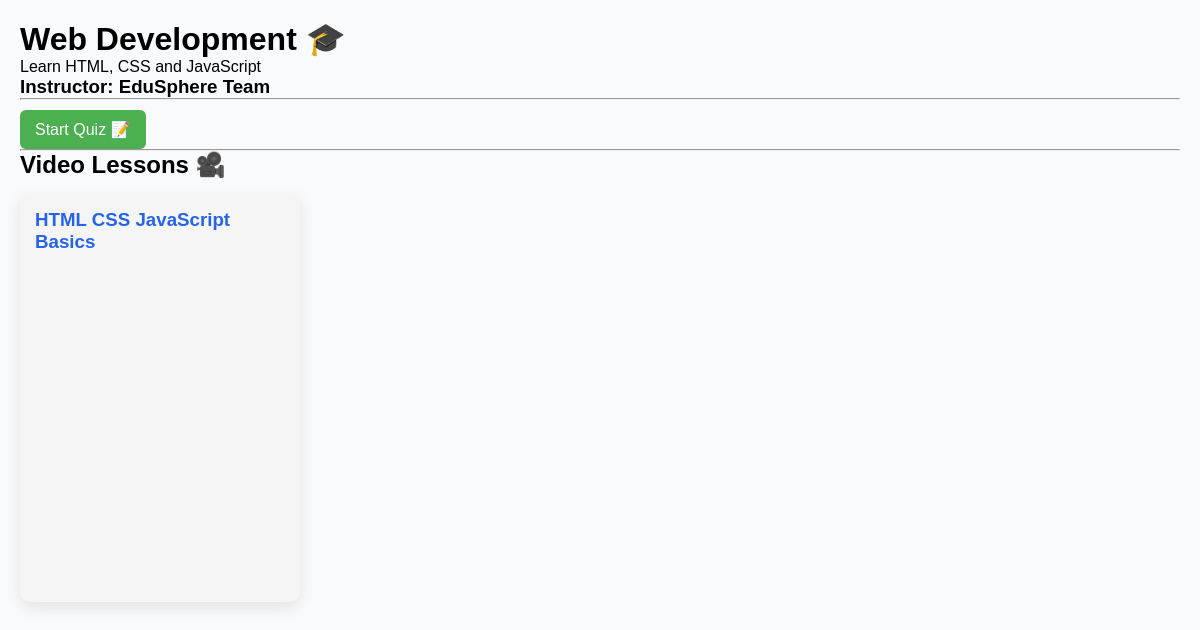
/course/2, run on the app's committed database.
### tables this page shows
CREATE TABLE courses(
        id INTEGER PRIMARY KEY AUTOINCREMENT,
        name TEXT,
        description TEXT,
        instructor TEXT
    );

CREATE TABLE videos(
        id INTEGER PRIMARY KEY AUTOINCREMENT,
        course_id INTEGER,
        title TEXT,
        video_url TEXT
    );

### app.py (the view)
@app.route("/course/<int:id>")
def course_details(id):
    conn = sqlite3.connect("users.db")
    cursor = conn.cursor()
    cursor.execute("SELECT * FROM courses WHERE id=?", (id,))
    course = cursor.fetchone()
    cursor.execute("SELECT * FROM videos WHERE course_id=?", (id,))
    videos = cursor.fetchall()
    conn.close()
    return render_template("course_details.html", course=course, videos=videos)

### templates/course_details.html (shortened to what this page needs)
<!DOCTYPE html>
<html>
<head>
    <link rel="stylesheet" href="/static/style.css">
</head>
<body>
<h1>{{ course[1] }} 🎓</h1>
<p>{{ course[2] }}</p>
<h3>Instructor: {{ course[3] }}</h3>
<hr>
<a class="quiz-btn" href="/quiz/{{ course[0] }}">
    Start Quiz 📝
</a>
<hr>
<h2>Video Lessons 🎥</h2>
{% for video in videos %}
<div class="card">
    <h3>{{ video[2] }}</h3>
    <iframe
        width="560"
        height="315"
        src="{{ video[3] }}"
        frameborder="0"
        allowfullscreen>
    </iframe>
</div>
{% endfor %}
</body>
</html>

### static/style.css (style rules this page uses)
* { margin:0; padding:0; box-sizing:border-box; }
body { font-family:Arial, sans-serif; background:#f8fafc; }
.card { background:white; padding:30px; width:280px; border-radius:15px; box-shadow:0 5px 15px rgba(0,0,0,0.1); }
.card h3 { color:#2563eb; margin-bottom:15px; }

### templates/course_details.html (style rules this page uses)
body { font-family: Arial; margin: 20px; }
.card { background: #f5f5f5; padding: 15px; margin: 15px 0; border-radius: 10px; }
.quiz-btn { display: inline-block; padding: 10px 15px; background: #4CAF50; color: white; text-decoration: none; border-radius: 6px; margin-top: 10px; }
iframe { border-radius: 10px; }

### data on the page
courses: name "Web Development", description "Learn HTML, CSS and JavaScript", instructor "EduSphere Team"
videos: title "HTML CSS JavaScript Basics"
